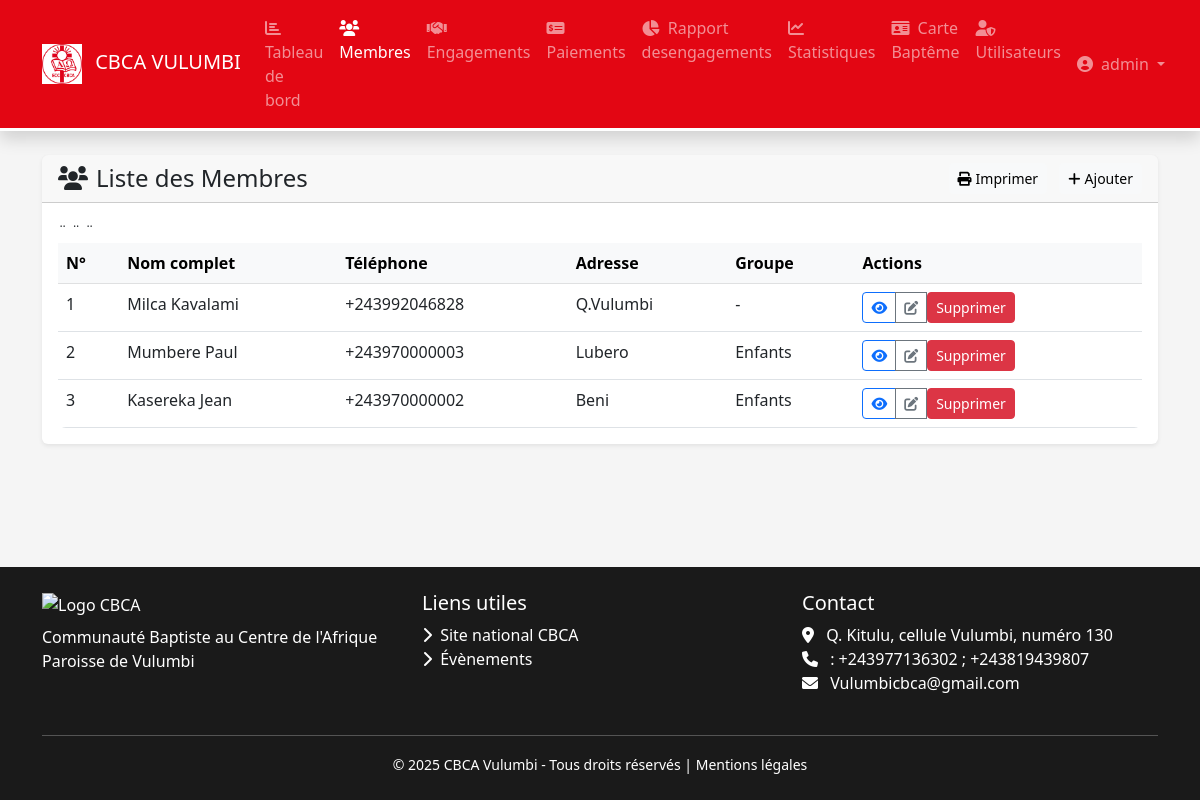
The app's page /membres (signed in) with its own data.
### models.py (models this page shows, shortened)
class User(db.Model, UserMixin):
    __tablename__ = 'users'
    id = db.Column(db.Integer, primary_key=True)
    username = db.Column(db.String(50), unique=True, nullable=False)
    password_hash = db.Column(db.String(128), nullable=False)
    role = db.Column(db.String(20), default='user')
    last_login = db.Column(db.DateTime)
    created_at = db.Column(db.DateTime, default=datetime.utcnow)

class Membre(db.Model):
    __tablename__ = 'membres'
    id = db.Column(db.Integer, primary_key=True)
    code_membre = db.Column(db.String(20), unique=True)
    telephone = db.Column(db.String(20),nullable=False)
    groupe = db.Column(db.String(50))
    statut = db.Column(db.String(20), default='actif')
    apikey_callmebot = db.Column(db.String(100), nullable=True)
    created_at = db.Column(db.DateTime, default=datetime.utcnow)
    cate_id = db.Column(db.Integer, db.ForeignKey('cartebapteme.id'), nullable=False)
    engagements = db.relationship('Engagement', backref='membre', lazy=True, cascade="all, delete-orphan")
    notifications = db.relationship('Notification', backref='membre', lazy=True, cascade="all, delete-orphan")

class CarteBapteme(db.Model):
    __tablename__='cartebapteme'
    id = db.Column(db.Integer, primary_key=True)
    numero = db.Column(db.String(100), nullable=False)
    nom = db.Column(db.String(100), nullable=False)
    adresse = db.Column(db.String(200))
    date_naissance = db.Column(db.Date)
    sexe = db.Column(db.String(1))
    photo = db.Column(db.String(100))
    created_at = db.Column(db.DateTime, default=datetime.utcnow)
    membre = db.relationship('Membre', backref='cartebapteme', lazy=True)

### app.py (the view)
@app.route('/membres')
@login_required
def liste_membres():
    from models import Membre, CarteBapteme
    search = request.args.get('search', '').strip()
    query = Membre.query
    if search:
        query = query.join(CarteBapteme, isouter=True).filter(CarteBapteme.nom.ilike(f'%{search}%'))
    membres = query.order_by(Membre.id.desc()).all()
    cartes = CarteBapteme.query.order_by(CarteBapteme.nom).all()
    return render_template('membres/liste.html', title="Membres", membres=membres, cartes=cartes, search=search)

### app.py (called while the page is built)
@login_manager.user_loader
def load_user(user_id):
    from models import User
    return User.query.get(int(user_id))

### templates/membres/liste.html (shortened to what this page needs)
{% extends "base.html" %}
{% block content %}
<div class="card shadow-sm border-0 printable-area">
    <div class="card-header bg-cbca  no-print">
        <div class="d-flex justify-content-between align-items-center">
            <h4 class="mb-0"><i class="fas fa-users me-2"></i>Liste des Membres</h4>
            {% if  current_user.role == 'admin' or current_user.role == 'secretaire'%}
            <div>
                <button id="printButton" class="btn btn-light btn-sm me-2 no-print">
                    <i class="fas fa-print me-1"></i>Imprimer
                </button>
                <a href="{{ url_for('ajouter_membre') }}" class="btn btn-light btn-sm no-print">
                    <i class="fas fa-plus me-1"></i>Ajouter
                </a>
            </div>
            {% endif %}
        </div>
    </div>
    <div class="card-body">
        <div class="table-responsive">
            <table class="table table-hover" id="membersTable">
                <thead class="table-light">
                    <tr>
                        <th>N°</th>
                        <th>Nom complet</th>
                        <th>Téléphone</th>
                        <th>Adresse</th>
                        <th>Groupe</th>
                        {% if  current_user.role == 'admin' or current_user.role == 'secretaire'%}
                        <th class="no-print">Actions</th>
                        {% endif %}
                    </tr>
                </thead>
                <tbody>
                    {% for membre in membres %}
                    <tr>
                        <td>{{ loop.index }}</td>
                        <td>{{ membre.cartebapteme.nom }}</td>
                        <td>{{ membre.telephone }}</td>
                        <td>{{ membre.cartebapteme.adresse or '-' }}</td>
                        <td>{{ membre.groupe or '-' }}</td>¨
                        {% if  current_user.role == 'admin' or current_user.role == 'secretaire'%}
                        <td class="no-print">
                            <div class="btn-group btn-group-sm" role="group">
                                <a href="#" class="btn btn-outline-primary no-print" data-bs-toggle="modal" data-bs-target="#modalDetail{{ membre.id }}" title="Voir détails">
                                    <i class="fas fa-eye"></i>
                                </a>
                                <a href="{{ url_for('modifier_membre', id=membre.id) }}" class="btn btn-outline-secondary no-print"  title="Modifier">
                                    <i class="fas fa-edit"></i>
                                </a>
                                <form action="{{ url_for('supprimer_membre', id=membre.id) }}" method="post" style="display:inline;" onsubmit="return confirm('Supprimer ce membre ? Cette action est irréversible !');">
                                    <button type="submit" class="btn btn-danger btn-sm">Supprimer</button>
                                </form>
                            </div>
                        </td>
                        {% endif %}
                    </tr>
                    {% endfor %}
                </tbody>
            </table>
        </div>
    </div>
</div>
{% endblock %}

### templates/base.html (shortened to what this page needs)
<!DOCTYPE html>
<html lang="fr">
<head>
    <link href="https://cdn.jsdelivr.net/npm/bootstrap@5.3.0/dist/css/bootstrap.min.css" rel="stylesheet">
    <link href="https://cdnjs.cloudflare.com/ajax/libs/font-awesome/6.0.0/css/all.min.css" rel="stylesheet">
    <link rel="stylesheet" href="{{ url_for('static', filename='css/style.css') }}">
</head>
<body>
<nav class="navbar navbar-expand-lg navbar-dark navbar-cbca shadow">
    <div class="container">
        <a class="navbar-brand" href="{% if current_user.is_authenticated and current_user.role == 'membre' %}{{ url_for('accueil_membre') }}{% else %}{{ url_for('accueil') }}{% endif %}">
            <img src="{{ url_for('static', filename='logo.JPG') }}" alt="Logo CBCA" height="40" class="me-2">
            <span class="d-none d-md-inline">CBCA VULUMBI</span>
        </a>
        <div class="collapse navbar-collapse" id="navbarContent">
            <ul class="navbar-nav me-auto">
                {% if current_user.is_authenticated and  (current_user.role == 'admin' or current_user.role == 'secretaire' or current_user.role == 'caissier' or current_user.role == 'comptable' )  %}
                    <li class="nav-item">
                        <a class="nav-link {% if request.endpoint == 'accueil' %}active{% endif %}" href="{{ url_for('accueil') }}">
                            <i class="fas fa-chart-bar me-1"></i> Tableau de bord
                        </a>
                    </li>
                    <li class="nav-item">
                        <a class="nav-link {% if request.endpoint and request.endpoint.startswith('liste_membres') %}active{% endif %}" href="{{ url_for('liste_membres') }}">
                            <i class="fas fa-users me-1"></i> Membres
                        </a>
                    </li>
                    {% if  current_user.role == 'admin' or current_user.role == 'comptable' or current_user.role == 'caissier'%}
                    <li class="nav-item">
                        <a class="nav-link {% if request.endpoint and request.endpoint.startswith('liste_engagements') %}active{% endif %}" href="{{ url_for('liste_engagements') }}">
                            <i class="fas fa-handshake me-1"></i> Engagements
                        </a>
                    </li>
                    {% endif %}
                    {% if  current_user.role == 'admin' or current_user.role == 'caissier' or current_user.role=='comptable'%}
                    <li class="nav-item">
                        <a class="nav-link {% if request.endpoint and request.endpoint.startswith('liste_paiements') %}active{% endif %}" href="{{ url_for('liste_paiements') }}">
                            <i class="fas fa-money-check-alt me-1"></i> Paiements
                        </a>
                    </li>
                    {% endif %}
                    {% if current_user.role == 'admin' or current_user.role == 'comptable' or current_user.role == 'caissier' %}
        <li class="nav-item">
            <a class="nav-link {% if request.endpoint and request.endpoint.startswith('etat_engagements') %}active{% endif %}" href="{{ url_for('etat_engagements') }}">
                <i class="fas fa-chart-pie me-1"></i> Rapport desengagements
            </a>
        </li>
        {% endif %}
        {% if current_user.role == 'admin' or current_user.role == 'comptable' or current_user.role == 'caissier' %}
<li class="nav-item">
    <a class="nav-link {% if request.endpoint and request.endpoint.startswith('statistiques_annuelles') %}active{% endif %}" href="{{ url_for('statistiques_annuelles') }}">
        <i class="fas fa-chart-line me-1"></i> Statistiques
    </a>
</li>
{% endif %}
                    {% if  current_user.role == 'admin' or current_user.role == 'secretaire' %}
                    <li class="nav-item">
                        <a class="nav-link {% if request.endpoint and request.endpoint.startswith('liste_carte') %}active{% endif %}" href="{{ url_for('liste_carte') }}">
                            <i class="fas fa-id-card me-1"></i> Carte Baptême
                        </a>
                    </li>
                    {% endif %}
                    {% if  current_user.role == 'admin'%}
                    <li class="nav-item">
                        <a class="nav-link {% if request.endpoint and request.endpoint.startswith('liste_utilisateurs') %}active{% endif %}" href="{{ url_for('liste_utilisateurs') }}">
                            <i class="fas fa-user-shield me-1"></i> Utilisateurs
                        </a>
                    </li>
                    {% endif %}
                {% endif %}
            </ul>
            <ul class="navbar-nav">
                {% if current_user.is_authenticated %}
                <li class="nav-item dropdown">
                    <a class="nav-link dropdown-toggle" href="#" id="userDropdown" data-bs-toggle="dropdown">
                        <i class="fas fa-user-circle me-1"></i> {{ current_user.username }}
                    </a>
                </li>
                {% else %}
                <li class="nav-item">
                    <a class="nav-link" href="{{ url_for('login') }}">
                        <i class="fas fa-sign-in-alt me-1"></i> Connexion
                    </a>
                </li>
                {% endif %}
            </ul>
        </div>
    </div>
</nav>
<main class="container my-4 flex-grow-1">
    {% block content %}{% endblock %}
</main>
<footer class="py-4 text-white">
    <div class="container">
        <div class="row">
            <div class="col-md-4 mb-3">
                <img src="{{ url_for('static', filename='images/logo-cbca-white.png') }}" alt="Logo CBCA" height="50">
                <p class="mt-2 mb-0">Communauté Baptiste au Centre de l'Afrique<br>Paroisse de Vulumbi</p>
            </div>
            <div class="col-md-4 mb-3">
                <h5>Liens utiles</h5>
                <ul class="list-unstyled">
                    <li><a href="#" class="text-white text-decoration-none"><i class="fas fa-chevron-right me-1"></i> Site national CBCA</a></li>
                    <li><a href="https://www.bing.com/ck/a?!&&p=1d14503afc3ae7288a9dafbea88a6fae0a4e4fc865662607309451a5b9782316JmltdHM9MTc1NTU2MTYwMA&ptn=3&ver=2&hsh=4&fclid=2bdc9d18-43a1-656a-25f7-8b0b47a163b1&psq=CBCA&u=a1aHR0cHM6Ly93d3cub2lrb3VtZW5lLm9yZy9mci9tZW1iZXItY2h1cmNoZXMvY29tbXVuaXR5LW9mLWJhcHRpc3QtY2h1cmNoZXMtaW4tY2VudHJhbC1hZnJpY2EjOn46dGV4dD1UaGUlMjBDb21tdW5pdHklMjBvZiUyMEJhcHRpc3QlMjBDaHVyY2hlcyUyMGluJTIwQ2VudHJhbCUyMEFmcmljYSxvZiUyMENvbmdvLiUyMFRoZSUyMGNodXJjaCUyMGJlY2FtZSUyMGluZGVwZW5kZW50JTIwaW4lMjAxOTY0Lg&ntb=1" class="text-white text-decoration-none"><i class="fas fa-chevron-right me-1"></i> Évènements</a></li>
                </ul>
            </div>
            <div class="col-md-4 mb-3">
                <h5>Contact</h5>
                <address>
                    <i class="fas fa-map-marker-alt me-2"></i> Q. Kitulu, cellule Vulumbi, numéro 130<br>
                    <i class="fas fa-phone me-2"></i> : +243977136302 ; +243819439807<br>
                    <i class="fas fa-envelope me-2"></i> Vulumbicbca@gmail.com
                </address>
            </div>
        </div>
        <hr class="my-2 bg-light">
        <div class="text-center pt-2">
            <small>&copy; 2025 CBCA Vulumbi - Tous droits réservés | <a href="#" class="text-white text-decoration-none">Mentions légales</a></small>
        </div>
    </div>
</footer>
</body>
</html>

### static/style.css (style rules this page uses)
body { font-family: 'Segoe UI', 'Roboto', sans-serif; background-color: var(--cbcagray); }
.navbar-cbca { border-bottom: 3px solid white; }
.table-responsive { border-radius: 8px; overflow: hidden; }
.table { margin-bottom: 0; }
.table thead th { background-color: #f8f9fa; border-bottom-width: 1px; font-weight: 600; }
.card-header { font-weight: 600; }

### templates/base.html (style rules this page uses)
:root { --cbcared:#e30613; --cbcawhite:#fff; --cbcadark:#1a1a1a; --cbcagray:#f5f5f5; }
body { font-family: 'Segoe UI', Tahoma, Geneva, Verdana, sans-serif; background: var(--cbcagray); display:flex; flex-direction:column; min-height:100vh; }
.navbar-cbca { background-color: var(--cbcared); border-bottom: 3px solid white; }
footer { background: var(--cbcadark); margin-top:auto; }

### records on screen
User: username "admin"
Membre: cartebapteme.nom "Milca Kavalami", telephone "+243992046828", cartebapteme "Q.Vulumbi", groupe "-"
Membre: cartebapteme.nom "Mumbere Paul", telephone "+243970000003", cartebapteme "Lubero", groupe "Enfants"
Membre: cartebapteme.nom "Kasereka Jean", telephone "+243970000002", cartebapteme "Beni", groupe "Enfants"
